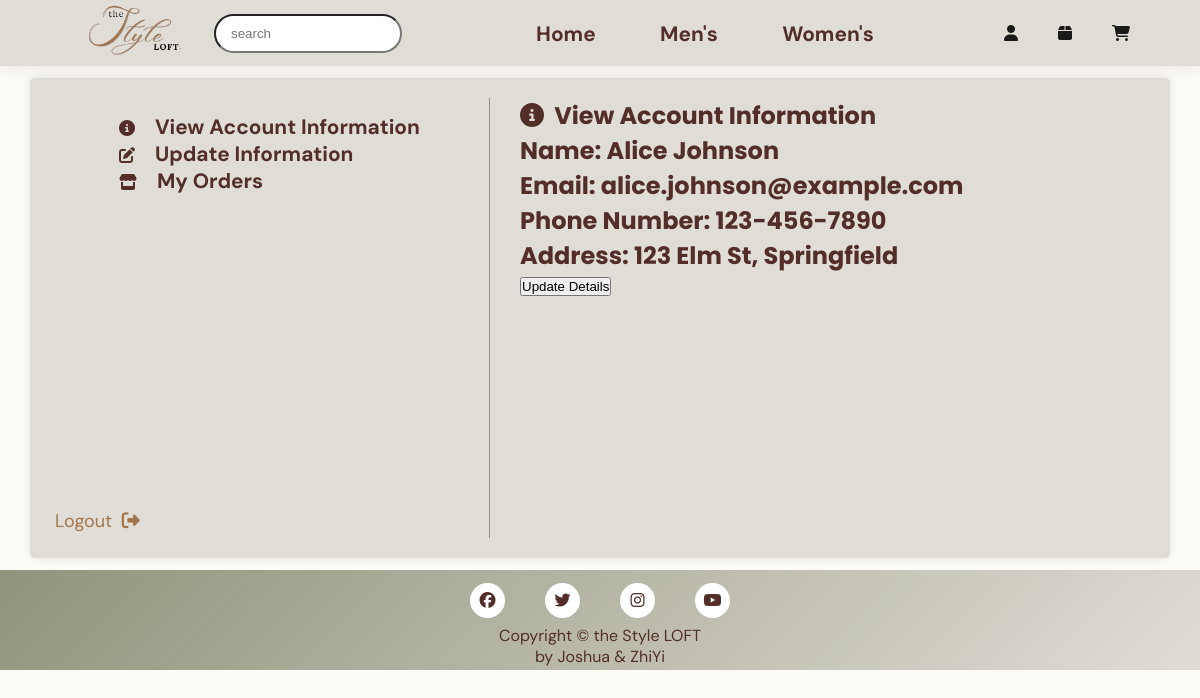
The page /src/profile.php (signed in) on the database its author committed.
### tables this page shows
CREATE TABLE users (
    customerId INT PRIMARY KEY AUTO_INCREMENT,
    firstName VARCHAR(50) NOT NULL,
    lastName VARCHAR(50) NOT NULL,
    email VARCHAR(100) NOT NULL UNIQUE,
    passwordHash VARCHAR(200) NOT NULL,
    phoneNo VARCHAR(20),
    customerAddress TEXT,
    registeredAt TIMESTAMP DEFAULT CURRENT_TIMESTAMP
);

### src/profile.php (the view, shortened to what this page needs)
<!DOCTYPE html>
<html lang="en">
<head>
<link rel="stylesheet" href="../static/css/general.css">
<link rel="stylesheet" href="../static/css/profile.css">
</head>
<div>
    <header>
        <div id="searchbar">
            <a href="#"><img src="../static/asset/image/logo.png" class="logo" alt="logo"></a>
            <input type="text" placeholder="search">
        </div>
        <div>
            <nav>
                <ul>
                    <li><a href="home.php">Home</a></li>
                    <li><a href="mens.php">Men's</a></li>
                    <li><a href="womens.php">Women's</a></li>
                </ul>
            </nav>
        </div>
        <div>
            <ul id="iconbar">
                <li><a href="profile.php"><i class="fa-solid fa-user"></i></a></li>
                <li><a href="orderTracking.php"><i class="fa-solid fa-box"></i></a></li>
                <li><a href="cart.php"><i class="fa-solid fa-cart-shopping"></i></a></li>
            </ul>
        </div>
    </header>
    <div id="wrapper">
        <div id="leftColumn">
            <div>
                <nav id="profile">
                    <ul>
                        <li><a href="profile.php" class="active">
                        <i class="fa-solid fa-circle-info"></i>&nbsp View Account Information</a></li><br>
                        <li><a href="updateInfo.php">
                        <i class="fa-solid fa-pen-to-square"></i>&nbsp Update Information</a></li><br>
                        <li><a href="orderTracking.php">
                        <i class="fa-solid fa-store"></i>&nbsp My Orders</a></li>
                    </ul>
                </nav>
            </div>
            <a href="userLogout.php">Logout &nbsp<i class="fa-solid fa-right-from-bracket"></i></a>
        </div>
        <div id="rightColumn">
            <h2><i class="fa-solid fa-circle-info"></i>&nbsp View Account Information</h2>
            <?php
                    $db = new mysqli('localhost', 'root', '', 'myStyleLoft');
                    $customerId = $_SESSION['customerId'];
                    $stmt = $db->prepare("SELECT * FROM users WHERE customerId = ?");
                    $stmt->bind_param("s", $customerId);
                    $stmt->execute();
                    $result = $stmt->get_result();
                    if ($result && $result->num_rows > 0) {
                        $user = $result->fetch_assoc();
                        echo '<div>';
                        echo '<h2>Name: ' . htmlspecialchars($user["firstName"]) . ' ' . htmlspecialchars($user["lastName"]) . '</h2>';
                        echo '<h2>Email: ' . htmlspecialchars($user["email"]) . '</h2>';
                        echo '<h2>Phone Number: ' . htmlspecialchars($user["phoneNo"]) . '</h2>';
                        echo '<h2>Address: ' . htmlspecialchars($user["customerAddress"]) . '</h2>';
                        echo '</div>';
                    } else {
                        echo "<p>No details available</p>";
                    }
            ?>
            <a href="updateInfo.php"><button>Update Details</button></a>
        </div>
    </div>
    <footer>
        <div class="socialMedia">
            <div class="icon facebook">
                <span><i><i class="fa-brands fa-facebook"></i></i></span>
            </div>
            <div class="icon X">
                <span><i><i class="fa-brands fa-twitter"></i></i></span>
            </div>
            <div class="icon instagram">
                <span><i><i class="fa-brands fa-instagram"></i></i></span>
            </div>
            <div class="icon youtube">
                <span><i><i class="fa-brands fa-youtube"></i></i></span>
            </div>
        </div>
        <div>
            Copyright &copy; the Style LOFT
            <br>by Joshua & ZhiYi<br>
        </div>
    </footer>
</body>
</html>

### static/css/general.css (style rules this page uses)
* { margin: 0; padding: 0; box-sizing: border-box; }
h2, h3 { font-family: 'Poppins', sans-serif; color: #a3764d; }
header { display: flex; align-items: center; justify-content: space-between; padding: 0px 50px; background-color: #E0DDD6; box-shadow: 0 5px 15px rgba(0, 0,0 , 0.06); z-index: 999; position: sticky; top: 0; left: 0; }
header img { height: 60px; padding: 0; margin: 0; }
#searchbar { display: flex; align-items: center; justify-content: center; gap: 20px; }
#searchbar img { border-radius: 50%; }
#searchbar input { width: 50%; padding: 10px 40px 10px 15px; border-radius: 25px; outline: none; }
#iconbar { display: flex; align-items: center; justify-content: center; }
#iconbar li { list-style: none; padding: 0 20px; position: relative; }
#iconbar li a { text-decoration: none; font-size: 16px; font-weight: 600; color: #1a1a1a; transition: 0.3s ease; }
nav { display: flex; text-align: center; justify-content: center; padding: 10px; }
nav li { list-style: none; display: inline; padding: 0 30px; position: relative; }
nav li a { text-decoration: none; font-size: 130%; font-weight: 700; color: #532e28; transition: 0.3s ease; }
nav li a:hover, nav li a.active { color: #088178; }
#wrapper { display: flex; flex-direction: column; min-height: 60vh; width: 95%; max-width: 1200px; min-width:600px; background-color: #e0ddd6; margin: 1% auto; padding: 20px; border-radius: 5px; box-shadow: 0px 0px 10px rgba(0, 0, 0, 0.1); }
#wrapper h2 { color: #532e28; }
footer { flex: none; background: linear-gradient(315deg, #E0DDD6, #91937B); height: 100px; width: 100%; left: 0px; bottom: 0px; text-align: center; padding: 5px; clear: right; position: sticky; top: 50px; }
footer .socialMedia { display: flex; bottom: 0; height: 50px; width: 100%; justify-content: center; align-items: center; }
footer .icon { margin: 0 20px; display: flex; align-items: center; justify-content: center; cursor: pointer; flex-direction: column; position: relative; z-index: 2; text-decoration: none; transition: 0.4s cubic-bezier(0.68, -0.55, 0.265, 1.55); }
footer .icon span { display: block; position: relative; height: 35px; width: 35px; display: block; background: #fff; border-radius: 50%; z-index: 2; text-align: center; box-shadow: 0 10px 10px rgba(0, 0, 0, 0.1s); }
footer .icon span i { font-size: 16px; line-height: 35px; }

### static/css/profile.css (style rules this page uses)
#wrapper { display: flex; flex-direction: row; min-height: 60vh; width: 95%; max-width: 1200px; min-width:600px; background-color: #e0ddd6; margin: 1% auto; padding: 20px; border-radius: 5px; box-shadow: 0px 0px 10px rgba(0, 0, 0, 0.1); }
#leftColumn { width: 40%; padding: 5px; border-right: 1px solid #91937B; color:#532e28; display: flex; flex-direction: column; justify-content: space-between; }
nav { text-align: left; font-size: 16px; color:#532e28; padding-right: 0px 20px 0px 0px; margin: 0px; }
nav li { list-style: none; font-weight: bold; }
nav i { color: #532e28; padding-right: 10px; font-size: 16px; }
a { text-decoration: none; color: #a3764d; font-size: 18px; }
nav li a.active { color: #532e28; }
nav a.active i { color: #532e28; }
#rightColumn { padding-left: 30px; }
#rightColumn h2 { color:#532e28; }

### rows shown on the page
users: firstName "Alice", lastName "Johnson", email "alice.johnson@example.com", phoneNo "123-456-7890", customerAddress "123 Elm St, Springfield"
